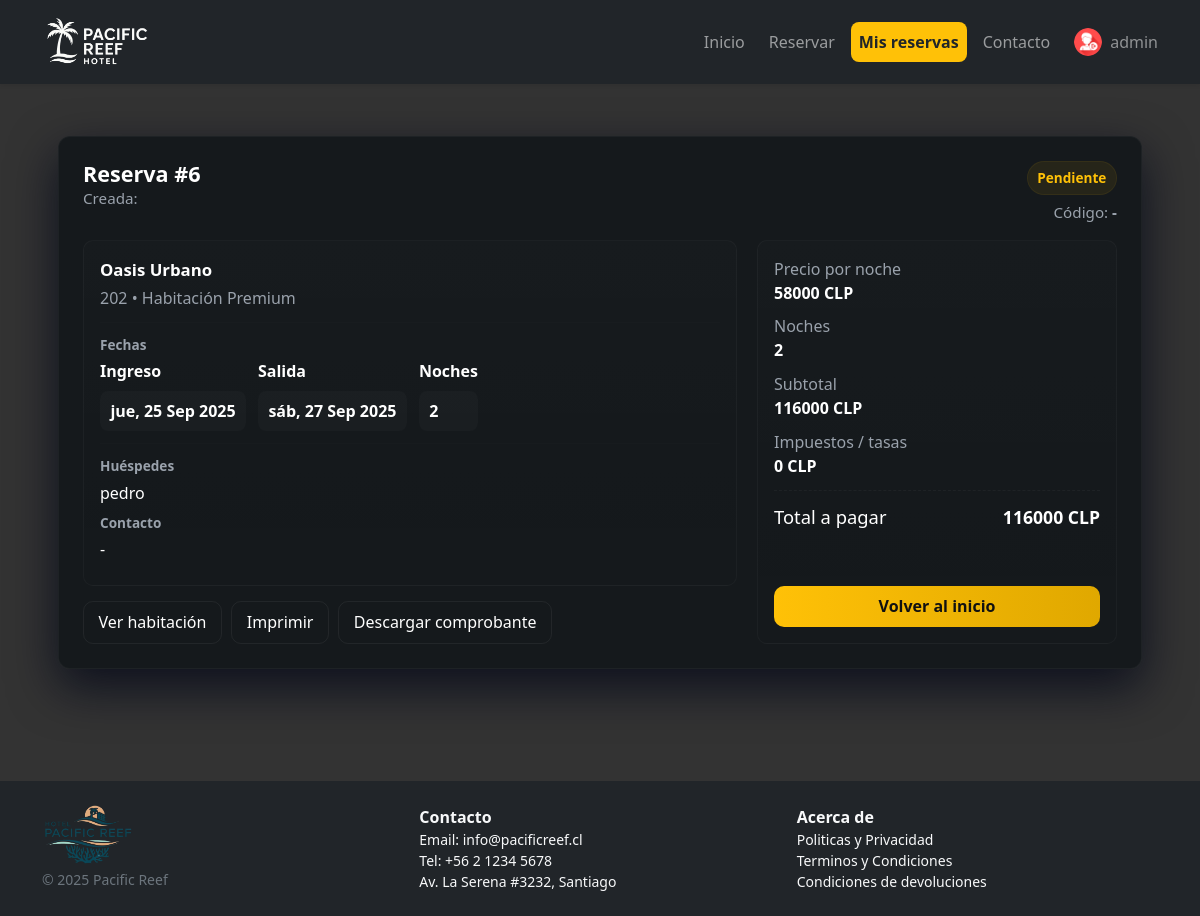
The app's page /reservas/6/ (signed in) with its own data.
### hotel/models.py (models this page shows, shortened)
class Reservation(models.Model):
    room = models.ForeignKey(Room, on_delete=models.PROTECT, related_name="reservations")
    guest_name = models.CharField(max_length=120)
    check_in = models.DateField()
    check_out = models.DateField()
    notes = models.TextField(blank=True)
    user = models.ForeignKey(
        settings.AUTH_USER_MODEL,
        on_delete=models.CASCADE,
        related_name="reservations",
        null=True, blank=True,
    )

class Room(models.Model):
    ROOM_TYPES = [
        ("STD", "Standard"),
        ("DLX", "Deluxe"),
        ("STE", "Suite"),
    ]
    hotel = models.ForeignKey(Hotel, on_delete=models.CASCADE, related_name="rooms")
    number = models.CharField(max_length=10)
    room_type = models.CharField(max_length=3, choices=ROOM_TYPES, default="STD")
    capacity = models.PositiveSmallIntegerField(default=2)
    price_per_night = models.DecimalField(max_digits=10, decimal_places=2)
    is_active = models.BooleanField(default=True)
    image = models.ImageField(upload_to="rooms/", blank=True, null=True)
    spaces = models.CharField(max_length=50, blank=True, null=True)
    description = models.TextField(blank=True, null=True)
    class Meta:
        unique_together = ("hotel", "number")

class Hotel(models.Model):
    name = models.CharField(max_length=120)
    city = models.CharField(max_length=120)
    address = models.CharField(max_length=200, blank=True)
    stars = models.PositiveSmallIntegerField(default=3)
    description = models.TextField(blank=True)

### hotel/views.py (the view)
# urls.py: path("reservas/<int:pk>/", views.ResDetail.as_view(), name="res_detail"),
class ResDetail(LoginRequiredMixin, DetailView):
    model = Reservation
    template_name = "hoteles/reservation_detail.html"
    def get_queryset(self):
        qs = super().get_queryset()
        return qs.filter(user=self.request.user) if not self.request.user.is_staff else qs
    def get_context_data(self, **kwargs):
        ctx = super().get_context_data(**kwargs)
        ctx["current"] = "res_detail"
        reservation = self.object
        nights = None
        try:
            if reservation.check_in and reservation.check_out:
                delta = reservation.check_out - reservation.check_in
                nights = max(0, delta.days)
        except Exception:
            nights = None
        price_per_night = Decimal('0.00')
        room = getattr(reservation, 'room', None)
        if room:
            try:
                price_per_night = Decimal(str(getattr(room, 'price_per_night', 0) or 0))
            except Exception:
                price_per_night = Decimal('0.00')
        try:
            subtotal = (price_per_night * Decimal(nights or 1))
        except Exception:
            subtotal = Decimal(str(getattr(reservation, 'subtotal', 0) or 0))
        try:
            taxes = Decimal(str(getattr(reservation, 'taxes', 0) or 0))
        except Exception:
            taxes = Decimal('0.00')
        try:
            discount = Decimal(str(getattr(reservation, 'discount', 0) or 0))
        except Exception:
            discount = Decimal('0.00')
        total = None
        if getattr(reservation, 'total_price', None) is not None:
            try:
                total = Decimal(str(reservation.total_price))
            except Exception:
                total = None
        if not total:
            try:
                total = subtotal + taxes - discount
            except Exception:
                total = Decimal('0.00')
        currency = getattr(reservation, 'currency', 'CLP')
        status = getattr(reservation, 'status', None) or 'Pendiente'
        code = getattr(reservation, 'code', None) or None
        can_cancel = False
        try:
            if reservation.check_in and reservation.check_in > date.today():
                can_cancel = True
        except Exception:
            can_cancel = False
        ctx.update({
            'nights': nights,
            'price_per_night': price_per_night,
            'subtotal': subtotal,
            'taxes': taxes,
            'discount': discount,
            'total': total,
            'currency': currency,
            'status': status,
            'code': code,
            'can_cancel': can_cancel,
        })
        return ctx

### templates/hoteles/reservation_detail.html (shortened to what this page needs)
{% extends "base.html" %}
{% load static %}
{% block content %}
<div class="container reservation-wrap">
  <article class="reservation-card" role="region" aria-labelledby="resTitle">
    <header class="res-header">
      <div class="res-title">
        <h2 id="resTitle">Reserva #{{ reservation.id|default:reservation.pk }}</h2>
        <div class="res-meta">Creada: {{ reservation.created_at|date:"d M Y H:i" }}</div>
      </div>
      <div style="text-align:right;">
        {% with st=status|lower %}
          {% if st == "confirmed" or st == "confirmada" %}
            <span class="status-pill status-confirmed">Confirmada</span>
          {% elif st == "cancelled" or st == "cancelada" %}
            <span class="status-pill status-cancelled">Cancelada</span>
          {% else %}
            <span class="status-pill status-pending">{{ status }}</span>
          {% endif %}
        {% endwith %}
        <div class="res-meta" style="margin-top:.4rem;">Código: <strong>{{ code|default:"-" }}</strong></div>
      </div>
    </header>
    <div class="res-body">
      <section>
        <div class="res-section">
          <div class="hotel-name">{{ reservation.room.hotel.name|default:reservation.room.hotel|default:"Hotel" }}</div>
          <div class="room-info">
            {{ reservation.room.number|default:"—" }} • {{ reservation.room.room_type|default:"Habitación" }}
          </div>
          <hr style="border-color: rgba(255,255,255,0.03); margin:.75rem 0;">
          <div>
            <label class="label">Fechas</label>
            <div class="dates">
              <div>
                <div class="value"><strong>Ingreso</strong></div>
                <div class="pill">{{ reservation.check_in|date:"D, d M Y" }}</div>
              </div>
              <div>
                <div class="value"><strong>Salida</strong></div>
                <div class="pill">{{ reservation.check_out|date:"D, d M Y" }}</div>
              </div>
              <div style="align-self:center;">
                <div class="value"><strong>Noches</strong></div>
                <div class="pill">{{ nights|default:"-" }}</div>
              </div>
            </div>
          </div>
          <hr style="border-color: rgba(255,255,255,0.03); margin:.75rem 0;">
          <div>
            <label class="label">Huéspedes</label>
            <div class="value">{{ reservation.guest_name|default:reservation.user.get_full_name|default:reservation.user.username }}</div>
            <label class="label">Contacto</label>
            <div class="value">
              {% if reservation.user and reservation.user.email %}
                <a href="mailto:{{ reservation.user.email }}" style="color:var(--muted)">{{ reservation.user.email }}</a>
              {% else %}
                -
              {% endif %}
            </div>
          </div>
        </div>
        <div style="display:flex; gap:.6rem; margin-top:.9rem; flex-wrap:wrap;">
          {% if reservation.room.id %}
            <a href="{% url 'room_detail' reservation.room.id %}" class="btn-ghost">Ver habitación</a>
          {% endif %}
          <a href="#" onclick="window.print(); return false;" class="btn-ghost">Imprimir</a>
          <a href="{% url 'res_invoice' reservation.id %}" class="btn-ghost">Descargar comprobante</a>
        </div>
      </section>
      <aside class="summary">
        <div>
          <div class="row">
            <div class="muted">Precio por noche</div>
            <div><strong>{{ price_per_night|floatformat:0 }} {{ currency|default:"CLP" }}</strong></div>
          </div>
          <div class="row">
            <div class="muted">Noches</div>
            <div><strong>{{ nights|default:"1" }}</strong></div>
          </div>
          <div class="row">
            <div class="muted">Subtotal</div>
            <div><strong>{{ subtotal|floatformat:0 }} {{ currency|default:"CLP" }}</strong></div>
          </div>
          <div class="row">
            <div class="muted">Impuestos / tasas</div>
            <div><strong>{{ taxes|floatformat:0 }} {{ currency|default:"CLP" }}</strong></div>
          </div>
          <div class="total">
            <div class="muted">Total a pagar</div>
            <div><strong style="font-size:1.1rem;">{{ total|floatformat:0 }} {{ currency|default:"CLP" }}</strong></div>
          </div>
        </div>
        <div>
          {% if user.is_authenticated and reservation.user == user and can_cancel %}
            <form method="post" action="{% url 'res_cancel' reservation.id %}" id="cancelForm">
              {% csrf_token %}
              <input type="hidden" name="confirm" value="1">
              <button type="submit" class="btn-primary" style="width:100%;">Cancelar Reserva</button>
            </form>
          {% else %}
            <a class="btn-primary" href="{% url 'home' %}" style="display:block; text-align:center;">Volver al inicio</a>
          {% endif %}
        </div>
      </aside>
    </div>
  </article>
</div>
{% endblock %}

### templates/_navbar.html (shortened to what this page needs)
{% load static %}
<nav class="navbar navbar-expand-lg navbar-dark bg-dark fixed-top shadow-sm">
  <div class="container">
    <a class="navbar-brand d-flex align-items-center gap-2" href="{% url 'home' %}">
      <img src="{% static 'img/logo-hotel.png' %}" alt="Hotel" style="height:58px; width:auto;">
    </a>
    <div class="collapse navbar-collapse justify-content-end" id="mainNav">
      <ul class="navbar-nav align-items-lg-center gap-lg-2">
        <li class="nav-item">
          <a class="nav-link {% if current == 'home' %}active-pill{% endif %}" href="{% url 'home' %}">Inicio</a>
        </li>
        <li class="nav-item">
          <a class="nav-link {% if current == 'room_list' or current == 'room_detail' %}active-pill{% endif %}" href="{% url 'room_list' %}">Reservar</a>
        </li>
        {% if user.is_authenticated %}
          <li class="nav-item">
            <a class="nav-link {% if current == 'res_list' or current == 'res_detail' %}active-pill{% endif %}" href="{% url 'res_list' %}">Mis reservas</a>
          </li>
          <li class="nav-item">
  <a class="nav-link {% if current == 'contacto' %}active-pill{% endif %}" href="{% url 'contacto' %}">Contacto</a>
</li>
          <li class="nav-item d-flex align-items-center ms-lg-2">
            <form method="post" action="{% url 'logout' %}" class="m-0 p-0 d-flex align-items-center">
              <button type="submit"
                      class="btn btn-link d-flex align-items-center p-0 text-white-50"
                      style="text-decoration:none; border:none; background:transparent; cursor:pointer;"
                      title="Cerrar sesión">
                <img src="{% static 'img/icono-usuario.png' %}"
                     alt="Avatar"
                     class="rounded-circle me-2"
                     style="width:28px;height:28px;object-fit:cover;">
                <span class="navbar-text text-white-50">{{ user.get_full_name|default:user.username }}</span>
              </button>
            </form>
          </li>
        {% endif %}
      </ul>
    </div>
  </div>
</nav>

### static/css/styles.css (style rules this page uses)
body { padding-top: 4.5rem; }
.nav-link.active-pill { background-color: #ffc107; color: #212529 !important; border-radius: .5rem; font-weight: 600; }
.navbar-brand img { height:36px; }

### templates/hoteles/reservation_detail.html (style rules this page uses)
:root { --accent: #ffc107; --accent-2: #e0a800; --muted: #9aa2ac; --card-bg: rgba(18,22,26,0.88); --radius: 12px; }
.reservation-wrap { padding:2.5rem 1rem; display:flex; justify-content:center; }
.reservation-card { width:100%; max-width:1100px; background:var(--card-bg); border-radius:var(--radius); padding:1.5rem; color:#fff; box-shadow:0 18px 48px rgba(2,6,23,0.78); border:1px solid rgba(255,255,255,0.04); }
.res-header { display:flex; justify-content:space-between; gap:1rem; margin-bottom:1rem; align-items:flex-start; }
.res-title h2 { margin:0; font-size:1.35rem; font-weight:800; }
.res-meta { color:var(--muted); font-size:.95rem; }
.res-body { display:grid; grid-template-columns:1fr 360px; gap:1.25rem; align-items:start; }
.res-section, .summary { background: linear-gradient(180deg, rgba(255,255,255,0.01), rgba(255,255,255,0.00)); padding:1rem; border-radius:10px; border:1px solid rgba(255,255,255,0.03); }
.hotel-name { font-weight:800; font-size:1.05rem; color:#fff; }
.room-info { color:var(--muted); margin-top:.25rem; }
.label { display:block; font-size:.85rem; color:var(--muted); margin-bottom:.25rem; font-weight:600; }
.value { font-size:1rem; margin-bottom:.5rem; }
.dates { display:flex; gap:.75rem; flex-wrap:wrap; }
.pill { background: rgba(255,255,255,0.02); border-radius:8px; padding:.5rem .65rem; font-weight:700; }
.summary { display:flex; flex-direction:column; justify-content:space-between; height:100%; }
.summary .row { display:flex; justify-content:space-between; align-items:center; margin-bottom:.6rem; color:var(--muted); }
.summary .row strong { color:#fff; font-weight:700; }
.total { margin-top:.75rem; padding-top:.75rem; border-top:1px dashed rgba(255,255,255,0.04); display:flex; justify-content:space-between; align-items:center; font-size:1.15rem; }
.btn-ghost { background:transparent; border:1px solid rgba(255,255,255,0.06); color:#fff; padding:.55rem .9rem; border-radius:10px; cursor:pointer; text-decoration:none; display:inline-block; }
.btn-primary { background:linear-gradient(90deg,var(--accent), var(--accent-2)); color:#111; border:none; padding:.55rem .9rem; border-radius:10px; font-weight:700; text-decoration:none; display:inline-block; text-align:center; }
.status-pill { display:inline-block; padding:.35rem .6rem; border-radius:999px; font-weight:700; font-size:.85rem; }
.status-pending { background:rgba(255,193,7,0.08); color:var(--accent); border:1px solid rgba(255,193,7,0.06); }

### records on screen
Reservation: id "6", room.hotel.name "Oasis Urbano", room.number "202", room.room_type "Habitación Premium", check_in "jue, 25 Sep 2025", check_out "sáb, 27 Sep 2025", guest_name "pedro"

### other values on screen
{{ user.get_full_name|default:user.username }} "admin"
{{ status }} "Pendiente"
{{ code|default:"-" }} "-"
{{ nights|default:"-" }} "2"
{{ price_per_night|floatformat:0 }} "58000"
{{ currency|default:"CLP" }} "CLP"
{{ nights|default:"1" }} "2"
{{ subtotal|floatformat:0 }} "116000"
{{ taxes|floatformat:0 }} "0"
{{ total|floatformat:0 }} "116000"
